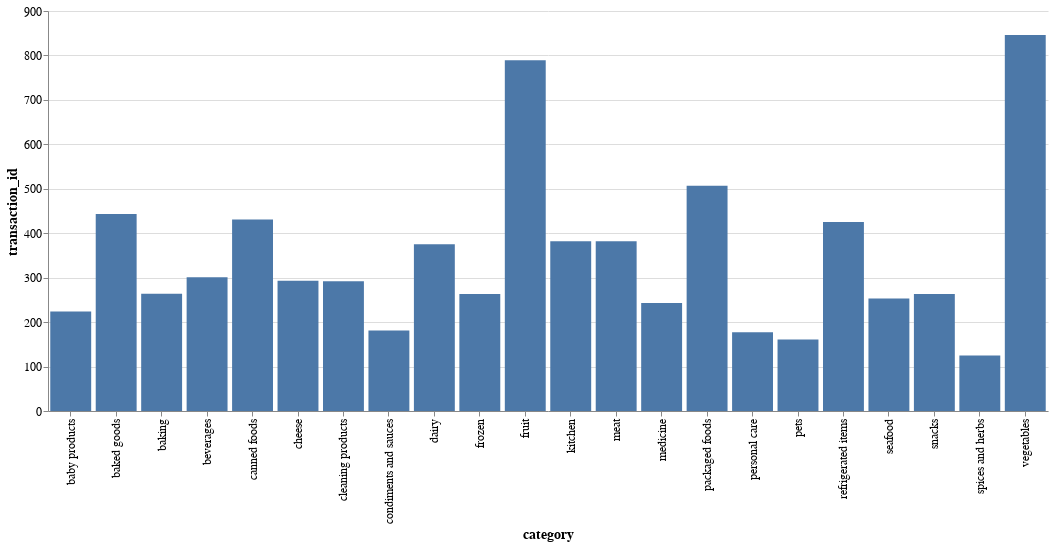

Write notebook code for a chart like this one.
### Code cell
import pandas as pd
%pip install altair
import altair as alt

df = pd.read_csv('/home/cyclops/Documents/nmims hackathon/DL network/train_data.csv')
plt.style.use('dark_background')

df_category = df.groupby('category').agg({'transaction_id': 'count', 'total': 'sum'}).reset_index()

alt.Chart(df_category).mark_bar().encode(
    x='category:N',
    y='transaction_id:Q',  
).properties(
    width=1000,
    height=400
).configure_axis(
    labelFontSize=12,
    titleFontSize=14
).configure_title(
    fontSize=16
).configure_view(
    strokeWidth=0
)

### Figure 1 — Vega-Lite specification as saved in the notebook (floating-point values rounded to 4 significant figures)
{"config": {"view": {"continuousWidth": 300, "continuousHeight": 300, "strokeWidth": 0}, "axis": {"labelFontSize": 12, "titleFontSize": 14}, "title": {"fontSize": 16}}, "data": {"name": "data-d0da39b5a4d9e22f52d47f27cdaf2476"}, "mark": {"type": "bar"}, "encoding": {"x": {"field": "category", "type": "nominal"}, "y": {"field": "transaction_id", "type": "quantitative"}}, "height": 400, "width": 1000, "$schema": "https://vega.github.io/schema/vega-lite/v5.16.3.json", "datasets": {"data-d0da39b5a4d9e22f52d47f27cdaf2476": [{"category": "baby products", "transaction_id": 224, "total": 1923.0}, {"category": "baked goods", "transaction_id": 443, "total": 3833.0}, {"category": "baking", "transaction_id": 264, "total": 2407.0}, {"category": "beverages", "transaction_id": 301, "total": 2623.0}, {"category": "canned foods", "transaction_id": 431, "total": 4080.0}, {"category": "cheese", "transaction_id": 293, "total": 2526.0}, {"category": "cleaning products", "transaction_id": 292, "total": 2601.0}, {"category": "condiments and sauces", "transaction_id": 181, "total": 1716.0}, {"category": "dairy", "transaction_id": 375, "total": 3550.0}, {"category": "frozen", "transaction_id": 263, "total": 2469.0}, {"category": "fruit", "transaction_id": 789, "total": 7095.0}, {"category": "kitchen", "transaction_id": 382, "total": 3329.0}, {"category": "meat", "transaction_id": 382, "total": 3232.0}, {"category": "medicine", "transaction_id": 243, "total": 2253.0}, {"category": "packaged foods", "transaction_id": 507, "total": 4384.0}, {"category": "personal care", "transaction_id": 177, "total": 1638.0}, {"category": "pets", "transaction_id": 161, "total": 1448.0}, {"category": "refrigerated items", "transaction_id": 425, "total": 3755.0}, {"category": "seafood", "transaction_id": 253, "total": 2429.0}, {"category": "snacks", "transaction_id": 263, "total": 2370.0}, {"category": "spices and herbs", "transaction_id": 125, "total": 1131.0}, {"category": "vegetables", "transaction_id": 846, "total": 7640.0}]}}
